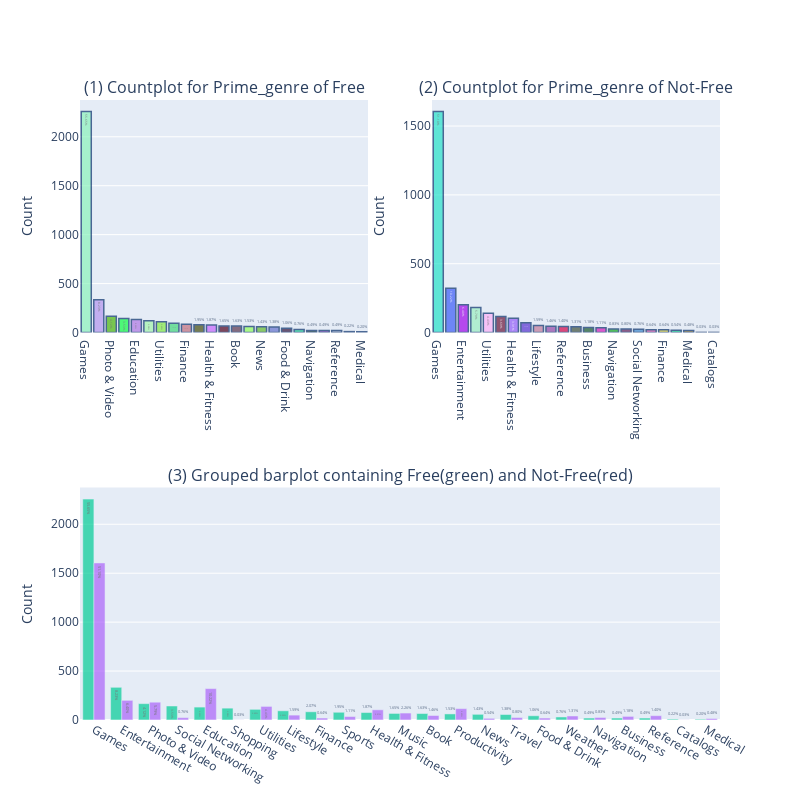

The notebook cell saved with this chart:
### Code cell
cnt_srs1 = df_app_free['prime_genre'].value_counts()
text1 = ['{:.2f}%'.format(100 * (value / cnt_srs1.sum())) for value in cnt_srs1.values]

trace1 = go.Bar(
    x = cnt_srs1.index,
    y = cnt_srs1.values,
    text = text1,
    marker = dict(
        color = random_color_generator(100),
        line = dict(color='rgb(8, 48, 107)',
                    width = 1.5)
    ),
    opacity = 0.7
)

cnt_srs2 = df_app_notfree['prime_genre'].value_counts()
text2 = ['{:.2f}%'.format(100 * (value / cnt_srs2.sum())) for value in cnt_srs2.values]

trace2 = go.Bar(
    x = cnt_srs2.index,
    y = cnt_srs2.values,
    text = text2,
    marker = dict(
        color = random_color_generator(100),
        line = dict(color='rgb(8, 48, 107)',
                    width = 1.5)
    ),
    opacity = 0.7
)

trace3 = go.Bar(
    x = cnt_srs1.index,
    y = cnt_srs1.values,
    text = text1,
    opacity = 0.7,
    name='Free'
)


trace4 = go.Bar(
    x = cnt_srs2.index,
    y = cnt_srs2.values,
    text = text2,
    opacity = 0.7,
    name='Not-Free'
)



fig = tools.make_subplots(rows=2, cols=2, specs = [[{}, {}], [{'colspan':2}, None]], 
                          subplot_titles=('(1) Countplot for Prime_genre of Free', '(2) Countplot for Prime_genre of Not-Free', 
                                          '(3) Grouped barplot containing Free(green) and Not-Free(red)'), print_grid=False)
fig.append_trace(trace1, 1, 1)
fig.append_trace(trace2, 1, 2)
fig.append_trace(trace3, 2, 1)
fig.append_trace(trace4, 2, 1)

fig['layout']['yaxis1'].update(title='Count')
fig['layout']['yaxis2'].update(title='Count')
fig['layout']['yaxis3'].update(title='Count')

fig['layout'].update(showlegend=False, width=800, height=800)

py.iplot(fig)

### Figure 1 — Plotly figure (JSON) as saved in the notebook; plotly's stock layout.template omitted (floating-point values rounded to 4 significant figures)
{"data": [{"marker": {"color": ["#8BF2BB", "#B495EE", "#4CB70A", "#0DFD42", "#B077E4", "#A3F5AA", "#82EB42", "#42D87A", "#C46F7E", "#484F0F", "#C866FE", "#50021D", "#5C374F", "#91FF5B", "#64BB2B", "#6673CD", "#35163D", "#1CD795", "#0B3721", "#8A33BE", "#A0AFD1", "#31BDF5", "#433083", "#13AC7B", "#7E492B", "#45183F", "#F18575", "#A00029", "#089EF0", "#DB8516", "#5A90D3", "#64F468", "#D393C4", "#93D9A3", "#E95146", "#FA9201", "#A99483", "#1D9BF2", "#5A3A8C", "#5B23D6", "#356366", "#6EC1C8", "#04172D", "#FD871C", "#FE7613", "#8C1018", "#FCB70A", "#5FF713", "#09504E", "#03E384", "#243C47", "#9D686A", "#4C1EE9", "#7E8E03", "#F93BEA", "#DC1607", "#955334", "#286938", "#FDB09B", "#217E30", "#8A6CA9", "#B838D7", "#0440F1", "#6BBC5F", "#4E9322", "#AED3DF", "#6173F4", "#3EC97A", "#3F973E", "#91BE29", "#20438D", "#58F869", "#6FACEF", "#FDD46D", "#13EF71", "#6E2198", "#54D39C", "#CE22D2", "#6B9896", "#D9A881", "#E97F8D", "#2C6D2F", "#2AE813", "#D382C8", "#58859E", "#9F9352", "#63CE4C", "#3B5852", "#B735AF", "#27DEC4", "#996E1E", "#840FAB", "#3FEF29", "#F5C7DA", "#070218", "#D68BD6", "#4F8E22", "#F39A31", "#837993", "#164542"], "line": {"color": "rgb(8, 48, 107)", "width": 1.5}}, "opacity": 0.7, "text": ["55.65%", "8.23%", "4.12%", "3.53%", "3.25%", "2.98%", "2.69%", "2.32%", "2.07%", "1.95%", "1.87%", "1.65%", "1.63%", "1.53%", "1.43%", "1.38%", "1.06%", "0.76%", "0.49%", "0.49%", "0.49%", "0.22%", "0.20%"], "type": "bar", "x": ["Games", "Entertainment", "Photo & Video", "Social Networking", "Education", "Shopping", "Utilities", "Lifestyle", "Finance", "Sports", "Health & Fitness", "Music", "Book", "Productivity", "News", "Travel", "Food & Drink", "Weather", "Navigation", "Business", "Reference", "Catalogs", "Medical"], "xaxis": "x", "y": [2257, 334, 167, 143, 132, 121, 109, 94, 84, 79, 76, 67, 66, 62, 58, 56, 43, 31, 20, 20, 20, 9, 8], "yaxis": "y"}, {"marker": {"color": ["#26E2C9", "#3D5CF7", "#A105EA", "#9BEEC0", "#FDB0F7", "#6C163A", "#935CF8", "#5933D2", "#C27B9A", "#9547A7", "#D60348", "#40523D", "#1B5B2B", "#D71BBB", "#15A81F", "#65215B", "#3D89CF", "#DE52AD", "#E1D033", "#11E08E", "#B2830A", "#8D9D2B", "#9D8AE6", "#13EB86", "#7D9776", "#B912E7", "#2C1507", "#19576C", "#236BBC", "#07025B", "#DB8F80", "#64FCA2", "#0CD3EA", "#044972", "#E327C7", "#52D2C3", "#9C3F8C", "#F18D75", "#943403", "#A04348", "#C8E05A", "#D3033B", "#62BF7B", "#B8E7D3", "#89A808", "#3DD65E", "#0C3685", "#A60984", "#916328", "#F9E505", "#594F8F", "#880F0F", "#300E3A", "#DCB41C", "#4992D4", "#0A0B99", "#267261", "#D361A0", "#B2FF0C", "#BF974F", "#617AB9", "#A891F9", "#4DAA97", "#EDF00F", "#3B84C4", "#EF5264", "#7D15BD", "#C4AB11", "#FD7CA6", "#E87B00", "#E09B2C", "#A45575", "#207E85", "#125B86", "#EA1D48", "#FEB819", "#27AD4B", "#233213", "#0452DE", "#D39C7F", "#946EA7", "#D4F080", "#09414A", "#2AEF53", "#B25E51", "#4C3A82", "#41DC65", "#59DA30", "#B43114", "#EEF642", "#1A490A", "#E75BDF", "#2D4C1B", "#01F786", "#CD91CC", "#4B45F3", "#E497B3", "#9F219D", "#24B43F", "#855F9E"], "line": {"color": "rgb(8, 48, 107)", "width": 1.5}}, "opacity": 0.7, "text": ["51.10%", "10.22%", "6.40%", "5.79%", "4.43%", "3.69%", "3.31%", "2.26%", "1.59%", "1.46%", "1.40%", "1.31%", "1.18%", "1.11%", "0.83%", "0.80%", "0.76%", "0.64%", "0.64%", "0.54%", "0.48%", "0.03%", "0.03%"], "type": "bar", "x": ["Games", "Education", "Entertainment", "Photo & Video", "Utilities", "Productivity", "Health & Fitness", "Music", "Lifestyle", "Book", "Reference", "Weather", "Business", "Sports", "Navigation", "Travel", "Social Networking", "Food & Drink", "Finance", "News", "Medical", "Shopping", "Catalogs"], "xaxis": "x2", "y": [1605, 321, 201, 182, 139, 116, 104, 71, 50, 46, 44, 41, 37, 35, 26, 25, 24, 20, 20, 17, 15, 1, 1], "yaxis": "y2"}, {"name": "Free", "opacity": 0.7, "text": ["55.65%", "8.23%", "4.12%", "3.53%", "3.25%", "2.98%", "2.69%", "2.32%", "2.07%", "1.95%", "1.87%", "1.65%", "1.63%", "1.53%", "1.43%", "1.38%", "1.06%", "0.76%", "0.49%", "0.49%", "0.49%", "0.22%", "0.20%"], "type": "bar", "x": ["Games", "Entertainment", "Photo & Video", "Social Networking", "Education", "Shopping", "Utilities", "Lifestyle", "Finance", "Sports", "Health & Fitness", "Music", "Book", "Productivity", "News", "Travel", "Food & Drink", "Weather", "Navigation", "Business", "Reference", "Catalogs", "Medical"], "xaxis": "x3", "y": [2257, 334, 167, 143, 132, 121, 109, 94, 84, 79, 76, 67, 66, 62, 58, 56, 43, 31, 20, 20, 20, 9, 8], "yaxis": "y3"}, {"name": "Not-Free", "opacity": 0.7, "text": ["51.10%", "10.22%", "6.40%", "5.79%", "4.43%", "3.69%", "3.31%", "2.26%", "1.59%", "1.46%", "1.40%", "1.31%", "1.18%", "1.11%", "0.83%", "0.80%", "0.76%", "0.64%", "0.64%", "0.54%", "0.48%", "0.03%", "0.03%"], "type": "bar", "x": ["Games", "Education", "Entertainment", "Photo & Video", "Utilities", "Productivity", "Health & Fitness", "Music", "Lifestyle", "Book", "Reference", "Weather", "Business", "Sports", "Navigation", "Travel", "Social Networking", "Food & Drink", "Finance", "News", "Medical", "Shopping", "Catalogs"], "xaxis": "x3", "y": [1605, 321, 201, 182, 139, 116, 104, 71, 50, 46, 44, 41, 37, 35, 26, 25, 24, 20, 20, 17, 15, 1, 1], "yaxis": "y3"}], "layout": {"annotations": [{"font": {"size": 16}, "showarrow": false, "text": "(1) Countplot for Prime_genre of Free", "x": 0.225, "xanchor": "center", "xref": "paper", "y": 1, "yanchor": "bottom", "yref": "paper"}, {"font": {"size": 16}, "showarrow": false, "text": "(2) Countplot for Prime_genre of Not-Free", "x": 0.775, "xanchor": "center", "xref": "paper", "y": 1, "yanchor": "bottom", "yref": "paper"}, {"font": {"size": 16}, "showarrow": false, "text": "(3) Grouped barplot containing Free(green) and Not-Free(red)", "x": 0.5, "xanchor": "center", "xref": "paper", "y": 0.375, "yanchor": "bottom", "yref": "paper"}], "height": 800, "showlegend": false, "width": 800, "xaxis": {"anchor": "y", "domain": [0, 0.45]}, "xaxis2": {"anchor": "y2", "domain": [0.55, 1]}, "xaxis3": {"anchor": "y3", "domain": [0, 1]}, "yaxis": {"anchor": "x", "domain": [0.625, 1], "title": {"text": "Count"}}, "yaxis2": {"anchor": "x2", "domain": [0.625, 1], "title": {"text": "Count"}}, "yaxis3": {"anchor": "x3", "domain": [0, 0.375], "title": {"text": "Count"}}}}
